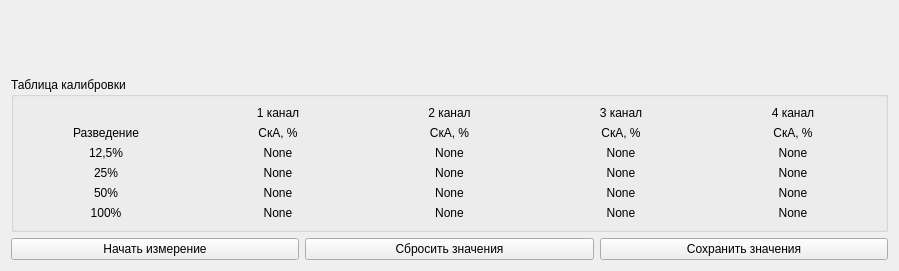
<?xml version="1.0" encoding="UTF-8"?>
<ui version="4.0">
 <class>KalibrAgr2</class>
 <widget class="QWidget" name="KalibrAgr2">
  <property name="geometry">
   <rect>
    <x>0</x>
    <y>0</y>
    <width>899</width>
    <height>271</height>
   </rect>
  </property>
  <property name="windowTitle">
   <string>Form</string>
  </property>
  <layout class="QVBoxLayout" name="verticalLayout">
   <item>
    <widget class="Widget" name="widget" native="true"/>
   </item>
   <item>
    <layout class="QGridLayout" name="gridLayout_2">
     <item row="0" column="0" colspan="2">
      <widget class="QGroupBox" name="groupBox">
       <property name="title">
        <string>Таблица калибровки</string>
       </property>
       <layout class="QVBoxLayout" name="verticalLayout_2">
        <item>
         <layout class="QGridLayout" name="gridLayout">
          <item row="1" column="0">
           <widget class="QLabel" name="label_0">
            <property name="text">
             <string>Разведение</string>
            </property>
            <property name="alignment">
             <set>Qt::AlignCenter</set>
            </property>
           </widget>
          </item>
          <item row="3" column="0">
           <widget class="QLabel" name="label_2">
            <property name="text">
             <string>25%</string>
            </property>
            <property name="alignment">
             <set>Qt::AlignCenter</set>
            </property>
           </widget>
          </item>
          <item row="2" column="0">
           <widget class="QLabel" name="label_1">
            <property name="text">
             <string>12,5%</string>
            </property>
            <property name="alignment">
             <set>Qt::AlignCenter</set>
            </property>
           </widget>
          </item>
          <item row="5" column="0">
           <widget class="QLabel" name="label_4">
            <property name="text">
             <string>100%</string>
            </property>
            <property name="alignment">
             <set>Qt::AlignCenter</set>
            </property>
           </widget>
          </item>
          <item row="4" column="0">
           <widget class="QLabel" name="label_3">
            <property name="text">
             <string>50%</string>
            </property>
            <property name="alignment">
             <set>Qt::AlignCenter</set>
            </property>
           </widget>
          </item>
          <item row="0" column="1">
           <widget class="QLabel" name="label_1k">
            <property name="text">
             <string>1 канал</string>
            </property>
            <property name="alignment">
             <set>Qt::AlignCenter</set>
            </property>
           </widget>
          </item>
          <item row="0" column="3">
           <widget class="QLabel" name="label_3k">
            <property name="text">
             <string>3 канал</string>
            </property>
            <property name="alignment">
             <set>Qt::AlignCenter</set>
            </property>
           </widget>
          </item>
          <item row="0" column="2">
           <widget class="QLabel" name="label_2k">
            <property name="text">
             <string>2 канал</string>
            </property>
            <property name="alignment">
             <set>Qt::AlignCenter</set>
            </property>
           </widget>
          </item>
          <item row="0" column="4">
           <widget class="QLabel" name="label_4k">
            <property name="text">
             <string>4 канал</string>
            </property>
            <property name="alignment">
             <set>Qt::AlignCenter</set>
            </property>
           </widget>
          </item>
          <item row="1" column="1">
           <widget class="QLabel" name="label_7">
            <property name="text">
             <string>СкА, %</string>
            </property>
            <property name="alignment">
             <set>Qt::AlignCenter</set>
            </property>
           </widget>
          </item>
          <item row="1" column="2">
           <widget class="QLabel" name="label_12">
            <property name="text">
             <string>СкА, %</string>
            </property>
            <property name="alignment">
             <set>Qt::AlignCenter</set>
            </property>
           </widget>
          </item>
          <item row="1" column="3">
           <widget class="QLabel" name="label_13">
            <property name="text">
             <string>СкА, %</string>
            </property>
            <property name="alignment">
             <set>Qt::AlignCenter</set>
            </property>
           </widget>
          </item>
          <item row="1" column="4">
           <widget class="QLabel" name="label_14">
            <property name="text">
             <string>СкА, %</string>
            </property>
            <property name="alignment">
             <set>Qt::AlignCenter</set>
            </property>
           </widget>
          </item>
          <item row="2" column="1">
           <widget class="QLabel" name="label_t11">
            <property name="text">
             <string>None</string>
            </property>
            <property name="alignment">
             <set>Qt::AlignCenter</set>
            </property>
           </widget>
          </item>
          <item row="3" column="1">
           <widget class="QLabel" name="label_t21">
            <property name="text">
             <string>None</string>
            </property>
            <property name="alignment">
             <set>Qt::AlignCenter</set>
            </property>
           </widget>
          </item>
          <item row="4" column="1">
           <widget class="QLabel" name="label_t31">
            <property name="text">
             <string>None</string>
            </property>
            <property name="alignment">
             <set>Qt::AlignCenter</set>
            </property>
           </widget>
          </item>
          <item row="5" column="1">
           <widget class="QLabel" name="label_t41">
            <property name="text">
             <string>None</string>
            </property>
            <property name="alignment">
             <set>Qt::AlignCenter</set>
            </property>
           </widget>
          </item>
          <item row="2" column="2">
           <widget class="QLabel" name="label_t12">
            <property name="text">
             <string>None</string>
            </property>
            <property name="alignment">
             <set>Qt::AlignCenter</set>
            </property>
           </widget>
          </item>
          <item row="3" column="2">
           <widget class="QLabel" name="label_t22">
            <property name="text">
             <string>None</string>
            </property>
            <property name="alignment">
             <set>Qt::AlignCenter</set>
            </property>
           </widget>
          </item>
          <item row="4" column="2">
           <widget class="QLabel" name="label_t32">
            <property name="text">
             <string>None</string>
            </property>
            <property name="alignment">
             <set>Qt::AlignCenter</set>
            </property>
           </widget>
          </item>
          <item row="5" column="2">
           <widget class="QLabel" name="label_t42">
            <property name="text">
             <string>None</string>
            </property>
            <property name="alignment">
             <set>Qt::AlignCenter</set>
            </property>
           </widget>
          </item>
          <item row="2" column="3">
           <widget class="QLabel" name="label_t13">
            <property name="text">
             <string>None</string>
            </property>
            <property name="alignment">
             <set>Qt::AlignCenter</set>
            </property>
           </widget>
          </item>
          <item row="3" column="3">
           <widget class="QLabel" name="label_t23">
            <property name="text">
             <string>None</string>
            </property>
            <property name="alignment">
             <set>Qt::AlignCenter</set>
            </property>
           </widget>
          </item>
          <item row="4" column="3">
           <widget class="QLabel" name="label_t33">
            <property name="text">
             <string>None</string>
            </property>
            <property name="alignment">
             <set>Qt::AlignCenter</set>
            </property>
           </widget>
          </item>
          <item row="5" column="3">
           <widget class="QLabel" name="label_t43">
            <property name="text">
             <string>None</string>
            </property>
            <property name="alignment">
             <set>Qt::AlignCenter</set>
            </property>
           </widget>
          </item>
          <item row="5" column="4">
           <widget class="QLabel" name="label_t44">
            <property name="text">
             <string>None</string>
            </property>
            <property name="alignment">
             <set>Qt::AlignCenter</set>
            </property>
           </widget>
          </item>
          <item row="4" column="4">
           <widget class="QLabel" name="label_t34">
            <property name="text">
             <string>None</string>
            </property>
            <property name="alignment">
             <set>Qt::AlignCenter</set>
            </property>
           </widget>
          </item>
          <item row="3" column="4">
           <widget class="QLabel" name="label_t24">
            <property name="text">
             <string>None</string>
            </property>
            <property name="alignment">
             <set>Qt::AlignCenter</set>
            </property>
           </widget>
          </item>
          <item row="2" column="4">
           <widget class="QLabel" name="label_t14">
            <property name="text">
             <string>None</string>
            </property>
            <property name="alignment">
             <set>Qt::AlignCenter</set>
            </property>
           </widget>
          </item>
         </layout>
        </item>
       </layout>
      </widget>
     </item>
    </layout>
   </item>
   <item>
    <layout class="QHBoxLayout" name="horizontalLayout" stretch="0,0,0">
     <property name="spacing">
      <number>6</number>
     </property>
     <property name="sizeConstraint">
      <enum>QLayout::SetDefaultConstraint</enum>
     </property>
     <item>
      <widget class="QPushButton" name="pushButton">
       <property name="text">
        <string>Начать измерение</string>
       </property>
      </widget>
     </item>
     <item>
      <widget class="QPushButton" name="pushButton_2">
       <property name="text">
        <string>Сбросить значения</string>
       </property>
      </widget>
     </item>
     <item>
      <widget class="QPushButton" name="pushButton_4">
       <property name="text">
        <string>Сохранить значения</string>
       </property>
      </widget>
     </item>
    </layout>
   </item>
  </layout>
 </widget>
 <customwidgets>
  <customwidget>
   <class>Widget</class>
   <extends>QWidget</extends>
   <header>widget.h</header>
   <container>1</container>
  </customwidget>
 </customwidgets>
 <resources/>
 <connections/>
</ui>
